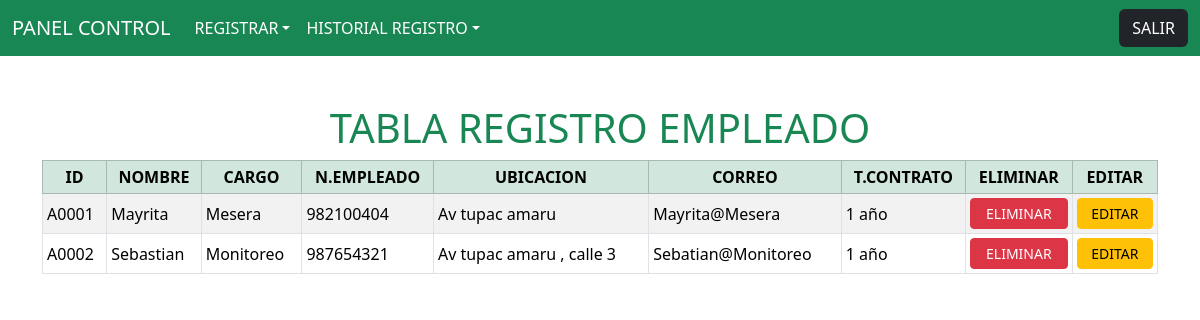
/enlace_tabla_empleado/ (signed in), run on the app's committed database.
### aplicacion/models.py (models this page shows, shortened)
class Tabla_Empleado(models.Model):
    Id_Empleado = models.CharField()
    Nombre_Empleado = models.CharField()
    Cargo_Empleado = models.CharField()
    Numero_Empleado = models.CharField()
    Ubicacion_Empleado = models.CharField()
    Correo_Empleado = models.CharField()
    Tiempo_Contrato_Empleado = models.CharField()

### aplicacion/views.py (the view)
# urls.py: path('enlace_tabla_empleado/' , views.enlace_tabla_empleado),
@login_requerido
def enlace_tabla_empleado(request):
    empleado = Tabla_Empleado.objects.all()
    return render(request , 'tabla_empleado.html' , {
        'empleado' : empleado
    })

### aplicacion/views.py (called while the page is built)
def login_requerido(view_func):
    @wraps(view_func)
    def _wrapped_view(request, *args, **kwargs):
        if not request.session.get('usuario_logueado'):
            return redirect('/')  # Pon aquí la ruta de tu login si es distinta
        return view_func(request, *args, **kwargs)
    return _wrapped_view

### aplicacion/templates/tabla_empleado.html
{% extends "barra_menu.html" %}
{% block contenedor %}
<div class="container my-5">
    <h1 class="text-center text-success">TABLA REGISTRO EMPLEADO</h1>
    <div class="table-responsive">
        <table class="table table-sm table-striped table-bordered align-middle">
            <thead class="table-success text-center text-nowrap">
                <tr>
                    <th scope="col">ID</th>
                    <th scope="col">NOMBRE</th>
                    <th scope="col">CARGO</th>
                    <th scope="col">N.EMPLEADO</th>
                    <th scope="col">UBICACION</th>
                    <th scope="col">CORREO</th>
                    <th scope="col">T.CONTRATO</th>
                    <th scope="col">ELIMINAR</th>
                    <th scope="col">EDITAR</th>
                </tr>
            </thead>
            <tbody>
                {% for x in empleado %}
                    <tr>
                        <td scope="row">{{ x.Id_Empleado }}</td>
                        <td scope="row">{{ x.Nombre_Empleado }}</td>
                        <td scope="row">{{ x.Cargo_Empleado }}</td>
                        <td scope="row">{{ x.Numero_Empleado }}</td>
                        <td scope="row">{{ x.Ubicacion_Empleado }}</td>
                        <td scope="row">{{ x.Correo_Empleado }}</td>
                        <td scope="row">{{ x.Tiempo_Contrato_Empleado }}</td>
                        <td scope="row"><a href="logica_eliminar_empleado/{{ x.Id_Empleado }}" class="btn btn-danger btn-sm w-100">ELIMINAR</a></td>
                        <td scope="row"><a href="enlace_actualizar_empleado/{{ x.Id_Empleado }}" class="btn btn-warning btn-sm w-100">EDITAR</a></td>
                    </tr>
                {% endfor %}
            </tbody>
        </table>
    </div>
</div>
{% endblock contenedor %}

### data on the page
Tabla_Empleado: Id_Empleado "A0001", Nombre_Empleado "Mayrita", Cargo_Empleado "Mesera", Numero_Empleado "982100404", Ubicacion_Empleado "Av tupac amaru", Correo_Empleado "Mayrita@Mesera", Tiempo_Contrato_Empleado "1 año"
Tabla_Empleado: Id_Empleado "A0002", Nombre_Empleado "Sebastian", Cargo_Empleado "Monitoreo", Numero_Empleado "987654321", Ubicacion_Empleado "Av tupac amaru , calle 3", Correo_Empleado "Sebatian@Monitoreo", Tiempo_Contrato_Empleado "1 año"
